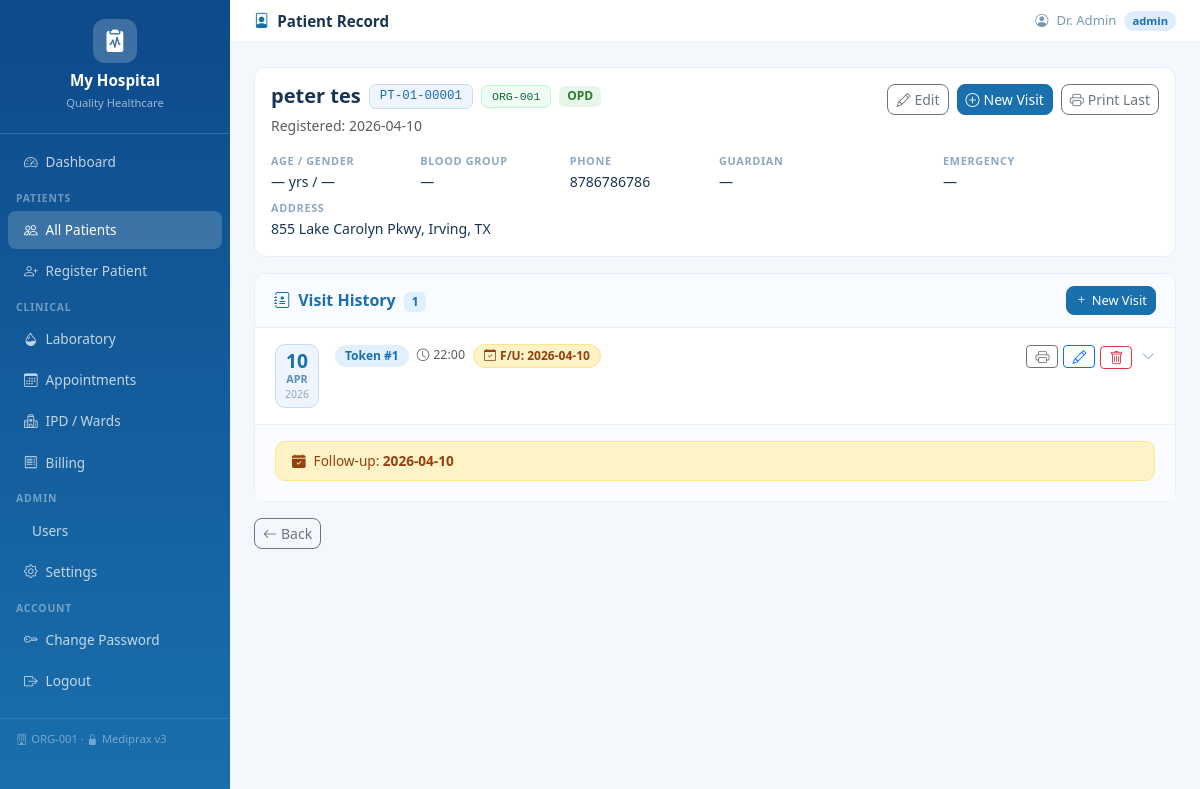
Page /patients/1 (signed in) on the committed database.
### tables this page shows
CREATE TABLE hospitals(
            id         INTEGER PRIMARY KEY AUTOINCREMENT,
            name       TEXT NOT NULL,
            tagline    TEXT DEFAULT 'Quality Healthcare',
            address    TEXT DEFAULT '',
            phone      TEXT DEFAULT '',
            email      TEXT DEFAULT '',
            color1     TEXT DEFAULT '#1a6fad',
            color2     TEXT DEFAULT '#0e9f8b',
            is_active  INTEGER DEFAULT 1,
            created_at TIMESTAMP DEFAULT CURRENT_TIMESTAMP
        , org_id TEXT);

CREATE TABLE settings(
            id             INTEGER PRIMARY KEY AUTOINCREMENT,
            hospital_id    INTEGER UNIQUE NOT NULL,
            doctor_name    TEXT DEFAULT '',
            doctor_degree  TEXT DEFAULT 'MBBS, MD',
            FOREIGN KEY (hospital_id) REFERENCES hospitals(id)
        );

CREATE TABLE patients(
            id                INTEGER PRIMARY KEY AUTOINCREMENT,
            hospital_id       INTEGER NOT NULL,
            uhid              TEXT,
            name              TEXT NOT NULL,
            dob               DATE,
            age               INTEGER,
            gender            TEXT,
            guardian_name     TEXT DEFAULT '',
            guardian_relation TEXT DEFAULT '',
            emergency_contact TEXT DEFAULT '',
            emergency_phone   TEXT DEFAULT '',
            insurance         TEXT DEFAULT '',
            insurance_no      TEXT DEFAULT '',
            blood_group       TEXT DEFAULT '',
            rh_factor         TEXT DEFAULT '',
            height_cm         INTEGER,
            address           TEXT DEFAULT '',
            city              TEXT DEFAULT '',
            state             TEXT DEFAULT '',
            phone             TEXT DEFAULT '',
            email             TEXT DEFAULT '',
            individual_number TEXT DEFAULT '',
            occupation        TEXT DEFAULT '',
            marital_status    TEXT DEFAULT '',
            religion          TEXT DEFAULT '',
            nationality       TEXT DEFAULT 'Indian',
            comorbidity       TEXT DEFAULT '',
            known_allergies   TEXT DEFAULT '',
            past_medical_history TEXT DEFAULT '',
            past_surgical_history TEXT DEFAULT '',
            family_history    TEXT DEFAULT '',
            habits            TEXT DEFAULT '',
            patient_type      TEXT DEFAULT 'OPD'
                              CHECK(patient_type IN ('OPD','IPD','Emergency')),
            created_at        TIMESTAMP DEFAULT CURRENT_TIMESTAMP,
            updated_at        TIMESTAMP DEFAULT CURRENT_TIMESTAMP, org_id TEXT,
            FOREIGN KEY (hospital_id) REFERENCES hospitals(id)
        );

CREATE TABLE visits(
            id            INTEGER PRIMARY KEY AUTOINCREMENT,
            hospital_id   INTEGER NOT NULL,
            patient_id    INTEGER NOT NULL,
            admission_id  INTEGER,
            visit_type    TEXT DEFAULT 'OPD'
                          CHECK(visit_type IN ('OPD','IPD','Emergency')),
            token_no      INTEGER,
            visit_date    DATE NOT NULL,
            visit_time    TIME,
            doctor_id     INTEGER,
            complaints    TEXT DEFAULT '',
            history_of_illness TEXT DEFAULT '',
            examination_findings TEXT DEFAULT '',
            primary_diagnosis TEXT DEFAULT '',
            secondary_diagnosis TEXT DEFAULT '',
            investigation TEXT DEFAULT '',
            prescription  TEXT DEFAULT '',
            notes         TEXT DEFAULT '',
            advice        TEXT DEFAULT '',
            -- Vitals
            bp_systolic   INTEGER,
            bp_diastolic  INTEGER,
            pulse         INTEGER,
            temperature   REAL,
            weight        REAL,
            height        INTEGER,
            spo2          INTEGER,
            rr            INTEGER,
            blood_sugar   REAL,
            -- Follow-up
            followup_date DATE,
            followup_notes TEXT DEFAULT '',
            created_by    INTEGER,
            created_at    TIMESTAMP DEFAULT CURRENT_TIMESTAMP, prescription_image TEXT,
            FOREIGN KEY (hospital_id) REFERENCES hospitals(id),
            FOREIGN KEY (patient_id)  REFERENCES patients(id)
        );

### app/routes/patient_routes.py (the view)
@patient_routes.route('/<int:pid>')
def patient_detail(pid):
    if not _ok(): return redirect(url_for('auth.login'))
    hid = _hid(); db = get_db()
    if session.get('role') == 'patient' and session.get('patient_id') != pid:
        return redirect(url_for('patients.patient_detail', pid=session['patient_id']))
    raw = db.execute('SELECT * FROM patients WHERE id=? AND hospital_id=?',(pid,hid)).fetchone()
    if not raw: flash('Not found.','danger'); return redirect(url_for('patients.patients'))
    patient = _safe(raw, PKEYS)
    visits  = [_safe(v,VKEYS) for v in db.execute(
        'SELECT * FROM visits WHERE patient_id=? AND hospital_id=? ORDER BY visit_date DESC,id DESC',(pid,hid)).fetchall()]
    admissions = [dict(r) for r in db.execute('''
        SELECT a.*,w.name AS ward_name,b.bed_number,u.name AS doctor_name
        FROM admissions a LEFT JOIN wards w ON a.ward_id=w.id
        LEFT JOIN beds b ON a.bed_id=b.id LEFT JOIN users u ON a.admitting_doctor_id=u.id
        WHERE a.patient_id=? AND a.hospital_id=? ORDER BY a.id DESC''',(pid,hid)).fetchall()]
    display_age = _age(patient['dob']) or patient['age']
    return render_template('patient_detail.html', patient=patient, display_age=display_age,
                           visits=visits, admissions=admissions)

### templates/patient_detail.html (shortened to what this page needs)
{% extends "base.html" %}
{% block page_title %}<i class="bi bi-file-person me-2 text-primary"></i>Patient Record{% endblock %}
{% block content %}
<div class="card mb-3">
  <div class="card-body">
    <div class="d-flex justify-content-between align-items-start flex-wrap gap-2 mb-3">
      <div>
        <div class="d-flex align-items-center gap-2 flex-wrap mb-1">
          <h5 class="mb-0 fw-bold" style="color:#1a3551">{{ patient.name }}</h5>
          {% if patient.uhid %}<span style="background:#eef5ff;color:#1a6fad;border:1px solid #c8ddf0;border-radius:7px;padding:2px 10px;font-size:.78rem;font-family:monospace">{{ patient.uhid }}</span>{% endif %}
          {% if patient.org_id %}<span style="background:#f0fdf4;color:#166534;border:1px solid #bbf7d0;border-radius:7px;padding:2px 10px;font-size:.72rem;font-family:monospace">{{ patient.org_id }}</span>{% endif %}
          {% if patient.patient_type=='IPD' %}<span class="badge" style="background:#fce8e8;color:#c0392b">IPD</span>
          {% elif patient.patient_type=='Emergency' %}<span class="badge" style="background:#fff3cd;color:#856404">Emergency</span>
          {% else %}<span class="badge" style="background:#e8f5e9;color:#2e7d32">OPD</span>{% endif %}
        </div>
        <small class="text-muted">Registered: {{ patient.created_at[:10] if patient.created_at else '—' }}</small>
      </div>
      {% if session.role in ('admin','doctor') %}
      <div class="d-flex gap-2 flex-wrap">
        <a href="{{ url_for('patients.edit_patient', pid=patient.id) }}" class="btn btn-sm btn-outline-secondary" style="border-radius:8px"><i class="bi bi-pencil me-1"></i>Edit</a>
        <a href="{{ url_for('visits.add_visit', pid=patient.id) }}" class="btn btn-sm btn-primary" style="border-radius:8px"><i class="bi bi-plus-circle me-1"></i>New Visit</a>
        {% if visits %}<a href="{{ url_for('visits.print_prescription', pid=patient.id, vid=visits[0].id) }}" class="btn btn-sm btn-outline-secondary" style="border-radius:8px" target="_blank"><i class="bi bi-printer me-1"></i>Print Last</a>{% endif %}
      </div>
      {% endif %}
    </div>
    <div class="row g-2" style="font-size:.88rem">
      <div class="col-6 col-md-2"><div class="info-box"><label>Age / Gender</label><p>{{ display_age or patient.age or '—' }} yrs / {{ patient.gender or '—' }}</p></div></div>
      <div class="col-6 col-md-2"><div class="info-box"><label>Blood Group</label><p>{% if patient.blood_group %}<span class="badge" style="background:#fee2e2;color:#b91c1c;font-size:.88rem">{{ patient.blood_group }}</span>{% else %}—{% endif %}</p></div></div>
      <div class="col-6 col-md-2"><div class="info-box"><label>Phone</label><p>{{ patient.phone or '—' }}</p></div></div>
      <div class="col-6 col-md-3"><div class="info-box"><label>Guardian</label><p>{{ patient.guardian_name or '—' }}</p></div></div>
      <div class="col-6 col-md-3"><div class="info-box"><label>Emergency</label><p>{{ patient.emergency_contact or '—' }}{% if patient.emergency_phone %} · {{ patient.emergency_phone }}{% endif %}</p></div></div>
      {% if patient.address %}<div class="col-md-4"><div class="info-box"><label>Address</label><p>{{ patient.address }}{% if patient.city %}, {{ patient.city }}{% endif %}{% if patient.state %}, {{ patient.state }}{% endif %}</p></div></div>{% endif %}
    </div>
  </div>
</div>
<div class="card">
  <div class="card-header d-flex justify-content-between align-items-center">
    <div>
      <span class="fw-semibold text-primary"><i class="bi bi-journal-medical me-2"></i>Visit History</span>
      <span class="badge ms-1" style="background:#e0f0ff;color:#1a6fad">{{ visits|length }}</span>
    </div>
    {% if session.role in ('admin','doctor') %}
    <a href="{{ url_for('visits.add_visit', pid=patient.id) }}" class="btn btn-sm btn-primary" style="border-radius:8px;font-size:.8rem"><i class="bi bi-plus me-1"></i>New Visit</a>
    {% endif %}
  </div>
  <div class="card-body p-0">
    {% if visits %}
    {% for v in visits %}
    <div class="visit-card">
      <div class="visit-header" onclick="toggleVisit({{ v.id }})">
        <div class="d-flex align-items-start gap-3 flex-wrap">
          <div class="visit-date-block">
            {% set vd = v.visit_date or '' %}
            {% if vd %}
            {% set months=['','Jan','Feb','Mar','Apr','May','Jun','Jul','Aug','Sep','Oct','Nov','Dec'] %}
            <div class="vd-day">{{ vd[8:10] }}</div>
            <div class="vd-mon">{{ months[vd[5:7]|int] }}</div>
            <div class="vd-yr">{{ vd[0:4] }}</div>
            {% else %}<div class="vd-day">—</div>{% endif %}
          </div>
          <div class="flex-grow-1">
            <div class="d-flex align-items-center gap-2 flex-wrap mb-1">
              {% if v.token_no %}<span class="visit-token">Token #{{ v.token_no }}</span>{% endif %}
              {% if v.visit_time %}<span class="text-muted" style="font-size:.78rem"><i class="bi bi-clock me-1"></i>{{ v.visit_time }}</span>{% endif %}
              {% if v.followup_date %}<span class="visit-followup"><i class="bi bi-calendar-check me-1"></i>F/U: {{ v.followup_date }}</span>{% endif %}
            </div>
            {% set hv = v.bp_systolic or v.pulse or v.temperature or v.weight or v.spo2 or v.blood_sugar %}
          </div>
        </div>
        <div class="visit-actions" onclick="event.stopPropagation()">
          <a href="{{ url_for('visits.print_prescription', pid=patient.id, vid=v.id) }}" class="btn btn-sm btn-outline-secondary py-0 px-2" target="_blank" rel="noopener" aria-label="Print prescription" title="Print"><i class="bi bi-printer" aria-hidden="true"></i></a>
          {% if session.role in ('admin','doctor') %}
          <a href="{{ url_for('visits.edit_visit', pid=patient.id, vid=v.id) }}" class="btn btn-sm btn-outline-primary py-0 px-2" aria-label="Edit visit" title="Edit visit"><i class="bi bi-pencil" aria-hidden="true"></i></a>
          <form method="POST" action="{{ url_for('visits.delete_visit', pid=patient.id, vid=v.id) }}" onsubmit="return confirm('Delete?')" style="display:inline">
            <button class="btn btn-sm btn-outline-danger py-0 px-2" aria-label="Delete visit" title="Delete visit"><i class="bi bi-trash" aria-hidden="true"></i></button>
          </form>
          {% endif %}
          <i class="bi bi-chevron-down visit-chevron" id="chev-{{ v.id }}"></i>
        </div>
      </div>
      <div class="visit-body" id="vbody-{{ v.id }}" {% if loop.first %}style="display:block"{% else %}style="display:none"{% endif %}>
        <div class="row g-3">
          {% if v.followup_date %}<div class="col-12"><div class="followup-banner"><i class="bi bi-calendar-check-fill me-2"></i>Follow-up: <strong>{{ v.followup_date }}</strong>{% if v.followup_notes %} — {{ v.followup_notes }}{% endif %}</div></div>{% endif %}
        </div>
      </div>
    </div>
    {% endfor %}
    {% endif %}
  </div>
</div>
<div class="mt-3"><a href="{{ url_for('patients.patients') }}" class="btn btn-sm btn-outline-secondary" style="border-radius:8px"><i class="bi bi-arrow-left me-1"></i>Back</a></div>
{% endblock %}

### templates/base.html (shortened to what this page needs)
<!DOCTYPE html>
<html lang="en">
<head>
  <link href="https://cdn.jsdelivr.net/npm/bootstrap@5.3.2/dist/css/bootstrap.min.css" rel="stylesheet"/>
  <link href="https://cdn.jsdelivr.net/npm/bootstrap-icons@1.11.3/font/bootstrap-icons.min.css" rel="stylesheet"/>
  <link rel="stylesheet" href="{{ url_for('static', filename='css/style.css') }}"/>
</head>
<body>
<nav id="sidebar">
  <div class="brand">
    <div class="brand-icon"><i class="bi bi-clipboard2-pulse-fill"></i></div>
    <h5>{{ hospital.name }}</h5>
    <small>{{ hospital.tagline }}</small>
  </div>
  <ul class="nav flex-column mt-2">
    {% if session.role != 'patient' %}
    <li class="nav-item"><a href="{{ url_for('auth.dashboard') }}" class="nav-link {% if request.endpoint=='auth.dashboard' %}active{% endif %}"><i class="bi bi-speedometer2"></i> Dashboard</a></li>
    <li class="nav-label">Patients</li>
    <li class="nav-item"><a href="{{ url_for('patients.patients') }}" class="nav-link {% if 'patients.' in (request.endpoint or '') %}active{% endif %}"><i class="bi bi-people"></i> All Patients</a></li>
    {% if session.role in ('admin','doctor') %}
    <li class="nav-item"><a href="{{ url_for('patients.add_patient_view') }}" class="nav-link"><i class="bi bi-person-plus"></i> Register Patient</a></li>
    {% endif %}
    <li class="nav-label">Clinical</li>
    <li class="nav-item"><a href="{{ url_for('lab.lab_list') }}" class="nav-link {% if 'lab.' in (request.endpoint or '') %}active{% endif %}"><i class="bi bi-droplet-half"></i> Laboratory</a></li>
    <li class="nav-item"><a href="{{ url_for('appointments.appointments') }}" class="nav-link {% if 'appointments.' in (request.endpoint or '') %}active{% endif %}"><i class="bi bi-calendar3"></i> Appointments</a></li>
    <li class="nav-item"><a href="{{ url_for('ipd.ward_view') }}" class="nav-link {% if 'ipd.' in (request.endpoint or '') %}active{% endif %}"><i class="bi bi-hospital"></i> IPD / Wards</a></li>
    <li class="nav-item"><a href="{{ url_for('billing.bill_list') }}" class="nav-link {% if 'billing.' in (request.endpoint or '') %}active{% endif %}"><i class="bi bi-receipt"></i> Billing</a></li>
    {% if session.role == 'admin' %}
    <li class="nav-label">Admin</li>
    <li class="nav-item"><a href="{{ url_for('auth.users') }}" class="nav-link {% if request.endpoint=='auth.users' %}active{% endif %}"> Users</a></li>
    <li class="nav-item"><a href="{{ url_for('settings.hospital_settings') }}" class="nav-link {% if 'settings.' in (request.endpoint or '') %}active{% endif %}"><i class="bi bi-gear"></i> Settings</a></li>
    {% endif %}
    {% else %}
    <li class="nav-item"><a href="{{ url_for('patients.patient_detail', pid=session.patient_id) }}" class="nav-link active"><i class="bi bi-file-medical"></i> My Records</a></li>
    {% endif %}
    <li class="nav-label">Account</li>
    <li class="nav-item"><a href="{{ url_for('auth.change_password') }}" class="nav-link"><i class="bi bi-key"></i> Change Password</a></li>
    <li class="nav-item"><a href="{{ url_for('auth.logout') }}" class="nav-link"><i class="bi bi-box-arrow-right"></i> Logout</a></li>
  </ul>
  <div class="sidebar-footer">
    {% if hospital.org_id %}<i class="bi bi-building me-1"></i>{{ hospital.org_id }} &middot; {% endif %}
    <i class="bi bi-lock-fill me-1"></i>Mediprax v3
  </div>
</nav>
<div id="topbar">
  <div class="d-flex align-items-center gap-2">
    <p class="page-title mb-0">{% block page_title %}{% endblock %}</p>
  </div>
  <div class="user-pill">
    <i class="bi bi-person-circle"></i>
    <span>{{ session.name }}</span>
    <span class="role-badge role-{{ session.role }}">{{ session.role }}</span>
  </div>
</div>
<div id="main">
  {% block content %}{% endblock %}
</div>
</body>
</html>

### rows in the picture
hospitals: name "My Hospital", tagline "Quality Healthcare", org_id "ORG-001"
settings: name "Dr. Admin"
patients: name "peter tes", uhid "PT-01-00001", org_id "ORG-001", created_at "2026-04-10", gender "—", phone "8786786786", guardian_name "—", emergency_contact "—", address "855 Lake Carolyn Pkwy", city "Irving", state "TX"
visits: visit_date "10", visit_date "APR", visit_date "2026", token_no "1", visit_time "22:00", followup_date "2026-04-10"

### other values in the picture
{{ session.role }} "admin"
{{ display_age or patient.age or '—' }} "—"
{{ visits|length }} "1"
